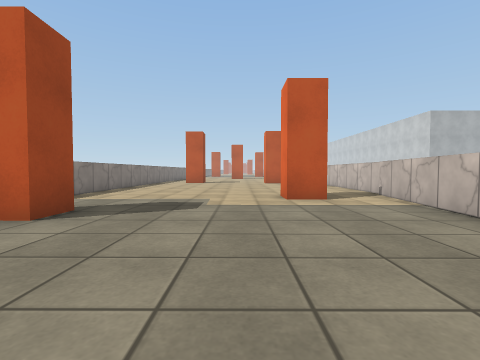
[1] (above)

16 first-person views from a walk through a scene from a Unity 3-D project. The camera is 0.72 m above the floor, tilts 2° down and sees 85° across. The floor is counted in squares, 1 m on a side. Each view is taken from the middle of a square. On the plan, view 1 faces up. The plan holds only what a view shows up to about 9 squares ahead; the rest is blank. The place goes on beyond the plan. Surface patterns are stand-ins for the level's own textures.

[2]
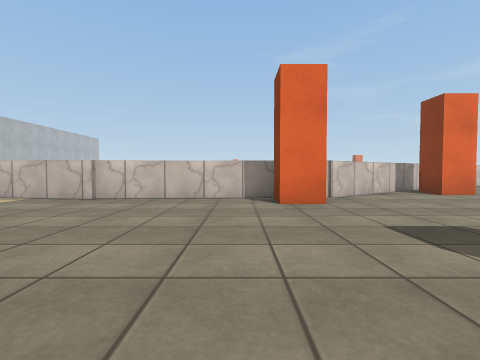

[3]
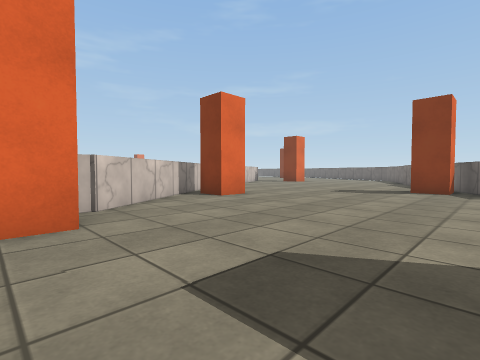

[4]
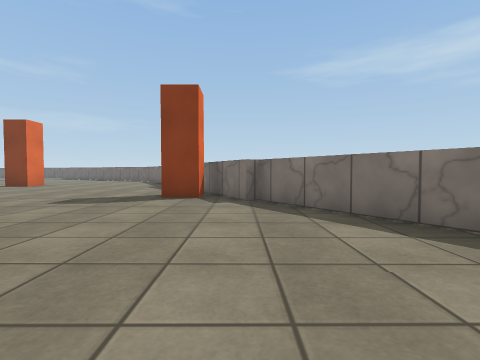

[5]
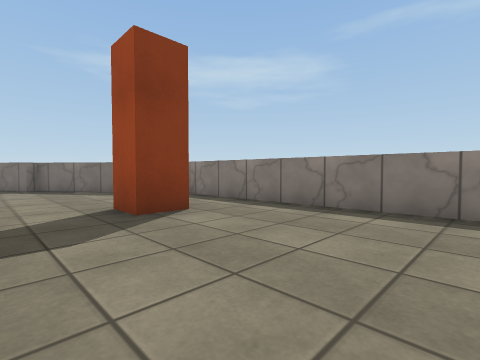

[6]
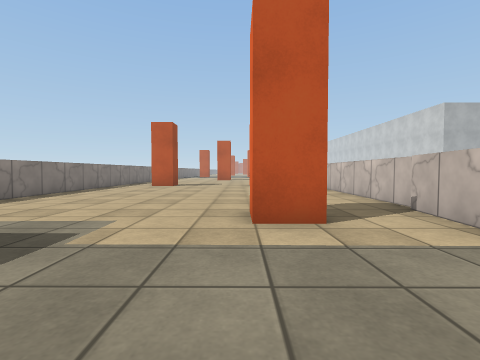

[7]
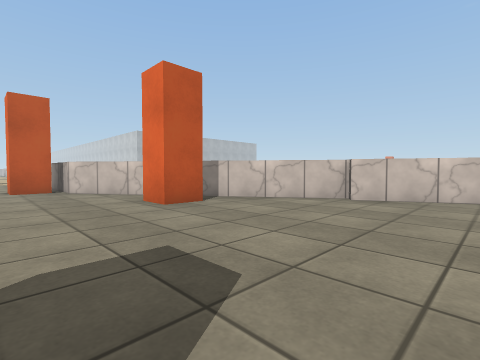

[8]
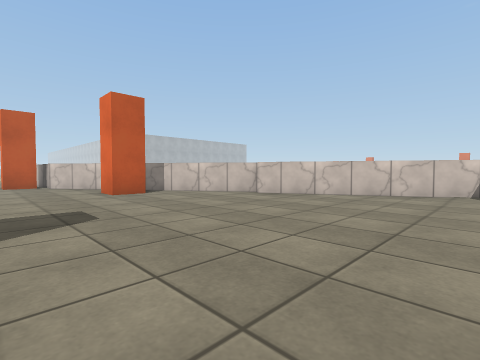

[9]
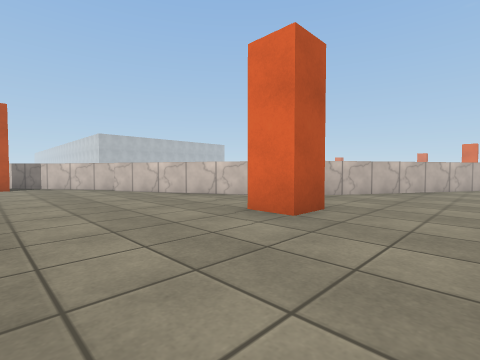

[10]
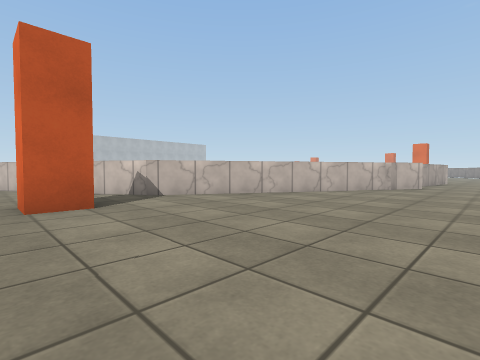

[11]
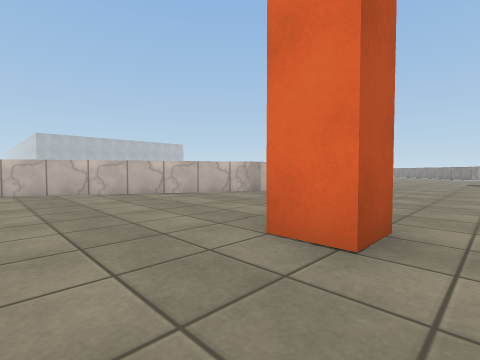

[12]
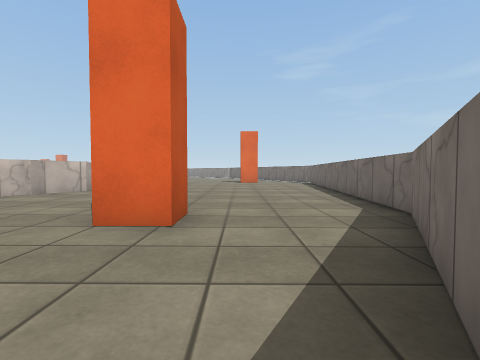

[13]
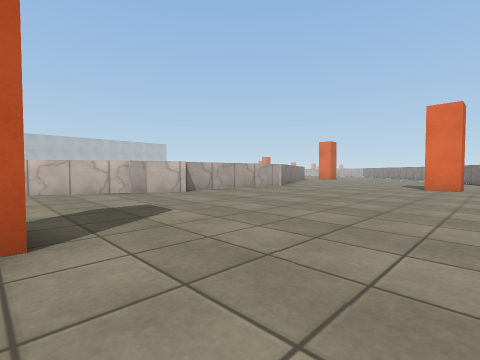

[14]
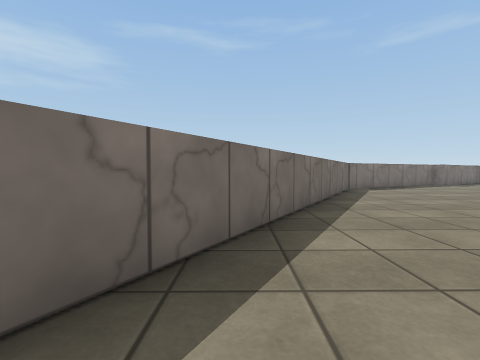

[15]
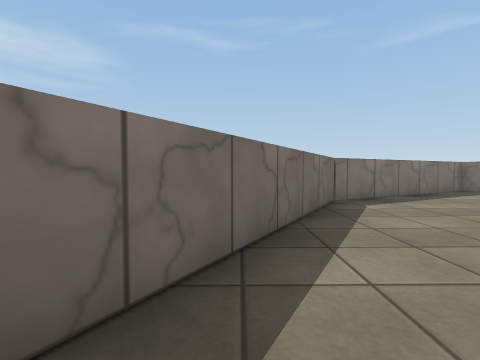

[16]
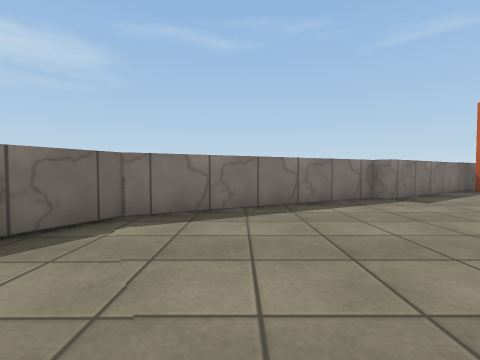

### Floor plan
Points are (right, up) in squares from view 1. A wall is a line through its corners. A room is listed if a view was taken in it or the views show most of it. See-through windows are left out.
Room 1 (views 1, 2, 3, 4, 5, 6, 7, 8, 9, 10, 11, 12, 13, 14, 15, 16)
walls: (8.7, -9.4) (4, -2.5) (3.8, 3.8); (0.2, -12.9) (2.5, -16.3) (2.2, -16.5) (5, -21.9) (15.3, -27.8) (20, -28.4); (3.6, 3.7) (4.2, 7.9); (-4.9, 0.8) (-4.6, -5.8) (-1.5, -10.5) (-1.2, -10.3) (0.3, -13.1); (18.3, -19.1) (11.4, -15.2) (8.3, -9.4); (4.4, 8.1) (4.4, 12.1); (19.7, -19.9) (18.6, -19.3) (18.1, -19.3); (-4.9, 12.1) (-4.9, 7.7)
objects: other object (-4, 4) to (-3, 4); other object (-2, -4) to (-2, -3); other object (1, -12) to (1, -11); other object (1, 7) to (2, 7); other object (3, -2) to (3, -1); other object (5, -7) to (5, -6); other object (9, -16); other object (15, -24) to (15, -23)

Where each view was taken, in squares from view 1:
view 1: 0 up, 0 right, facing up
view 2: 0 up, 3 left, facing right
view 3: 1 down, 1 left, facing down-right
view 4: 4 down, 1 left, facing down
view 5: 1 up, 0 right, facing down-left
view 6: 3 up, 1 right, facing up
view 7: 12 down, 2 right, facing up-right
view 8: 15 down, 2 right, facing up-right
view 9: 19 down, 5 right, facing up-right
view 10: 22 down, 8 right, facing up-right
view 11: 25 down, 12 right, facing up-right
view 12: 25 down, 11 right, facing right
view 13: 27 down, 15 right, facing up-right
view 14: 26 down, 15 right, facing left
view 15: 24 down, 11 right, facing left
view 16: 20 down, 9 right, facing left
